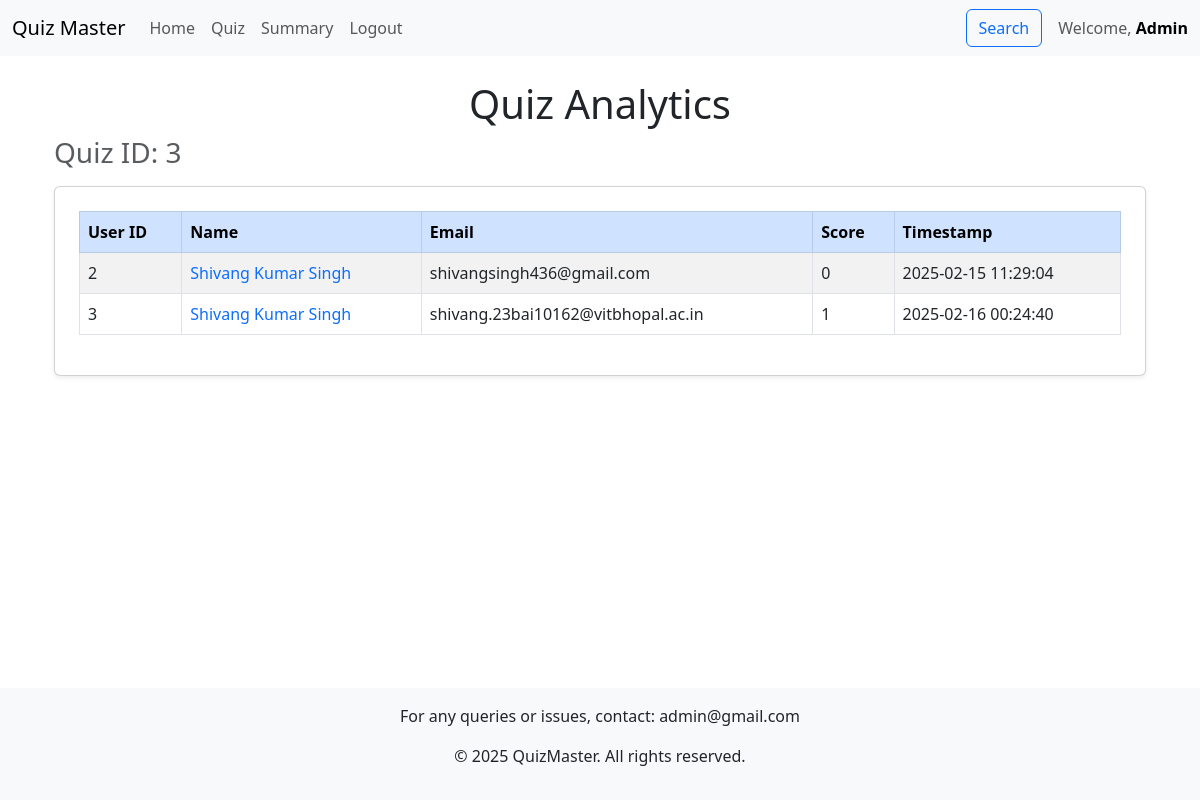
/quiz_analytics/3 (signed in), run on the app's committed database.
### models.py (models this page shows, shortened)
class User(db.Model):
    id = db.Column(db.Integer, primary_key=True)
    username = db.Column(db.String(120), unique=True, nullable=False)
    password_hash = db.Column(db.String(120), nullable=False)
    full_name = db.Column(db.String(100))
    qualification = db.Column(db.String(100))
    dob = db.Column(db.Date)
    role = db.Column(db.Enum("user", "admin", name="user_roles"), default="user",)
    created_at = db.Column(db.DateTime, default=datetime.now(timezone.utc))
    scores = db.relationship('Score', backref='user', lazy=True, cascade="all, delete-orphan")

class Score(db.Model):
    id = db.Column(db.Integer, primary_key=True)
    quiz_id = db.Column(db.Integer, db.ForeignKey('quiz.id'), nullable=False)
    user_id = db.Column(db.Integer, db.ForeignKey('user.id'), nullable=False)
    timestamp = db.Column(db.DateTime, nullable=False, default=datetime.utcnow)
    total_score = db.Column(db.Integer, nullable=False)
    __table_args__ = (db.UniqueConstraint('quiz_id', 'user_id', name='unique_user_quiz_attempt'),)

### controllers/controllers_users.py (the view)
@app.route('/quiz_analytics/<int:quiz_id>')
@auth_required
def quiz_analytics(quiz_id):
    user = User.query.get(session["user_id"])
    if user.role != "admin":
        flash("You do not have permission to view this page.", "danger")
        return redirect(url_for('dashboard'))
    quiz_attempts = db.session.query(
        User.id,
        User.full_name,
        User.username,
        Score.total_score,
        Score.timestamp
    ).join(Score, Score.user_id == User.id)\
     .filter(Score.quiz_id == quiz_id)\
     .all()
    return render_template('quiz_analytics.html',
                           quiz_attempts=quiz_attempts,
                           quiz_id=quiz_id,
                           user=user)

### controllers/controllers_users.py (called while the page is built)
def auth_required(func):
    @wraps(func)
    def inner(*args, **kwargs):
        if "user_id" in session:
            return func(*args, **kwargs)
        else:
            flash("Please login to continue")
            return redirect(url_for("index"))
    return inner

### templates/quiz_analytics.html (shortened to what this page needs)
{% extends "base.html" %}
{% block content %}
<div class="container mt-4">
    <h1 class="text-center">Quiz Analytics</h1>
    <h3 class="text-muted">Quiz ID: {{ quiz_id }}</h3>
    <div class="card shadow-sm p-4 mt-3">
        <div class="table-responsive">
            <table class="table table-bordered table-striped">
                <thead class="table-primary">
                    <tr>
                        <th>User ID</th>
                        <th>Name</th>
                        <th>Email</th>
                        <th>Score</th>
                        <th>Timestamp</th>
                    </tr>
                </thead>
                <tbody>
                    {% for attempt in quiz_attempts %}
                    <tr>
                        <td>{{ attempt.id }}</td>
                        <td>
                            <a href="/dashboard/scores/{{ attempt.id }}" class="text-decoration-none">
                                {{ attempt.full_name }}
                            </a>
                        </td>
                        <td>{{ attempt.username }}</td>
                        <td>{{ attempt.total_score }}</td>
                        <td>{{ attempt.timestamp.strftime('%Y-%m-%d %H:%M:%S') }}</td>
                    </tr>
                    {% endfor %}
                </tbody>
            </table>
        </div>
    </div>
</div>
{% endblock %}

### templates/navbar.html (shortened to what this page needs)
<nav class="navbar navbar-expand-lg navbar-light bg-light">
    <div class="container-fluid">
        <a class="navbar-brand" href="/">Quiz Master</a>
        <div class="collapse navbar-collapse" id="navbarNav">
            <ul class="navbar-nav me-auto">
                {% if 'user_id' in session %}
                <li class="nav-item">
                    <a class="nav-link" href="/dashboard">Home</a>
                </li>
                {% if user.role=="user" %}
                <li class="nav-item">
                    <a class="nav-link" href="/dashboard/scores/{{user.id}}">Scores</a>
                </li>
                {% else %}
                <li class="nav-item">
                    <a class="nav-link" href="/dashboard/quiz_management">Quiz</a>
                </li>
                {% endif %}
                <li class="nav-item">
                    <a class="nav-link" href="/summary">Summary</a>
                </li>
                <li class="nav-item">
                    <a class="nav-link" href="/logout">Logout</a>
                </li>
                {% endif %}
            </ul>
            {% if 'user_id' in session %}
            <div class="d-flex align-items-center">
                <a class="nav-link me-3" href="/search">
                    <button class="btn btn-outline-primary">Search</button>
                </a>
                <span class="navbar-text">
                    Welcome, <a class="fw-bold text-decoration-none" href="/profile">{{ user.role | capitalize }}</a>
                </span>
            </div>
            {% endif %}
        </div>
    </div>
</nav>

### static/styles/styles.css (style rules this page uses)
.card { transition: transform 0.2s ease; }

### data on the page
User: role "Admin"
Score: id "2", full_name "Shivang Kumar Singh", username "shivangsingh436@gmail.com", total_score "0", timestamp "2025-02-15 11:29:04"
Score: id "3", full_name "Shivang Kumar Singh", username "shivang.23bai10162@vitbhopal.ac.in", total_score "1", timestamp "2025-02-16 00:24:40"

### other printed values
{{ quiz_id }} "3"
